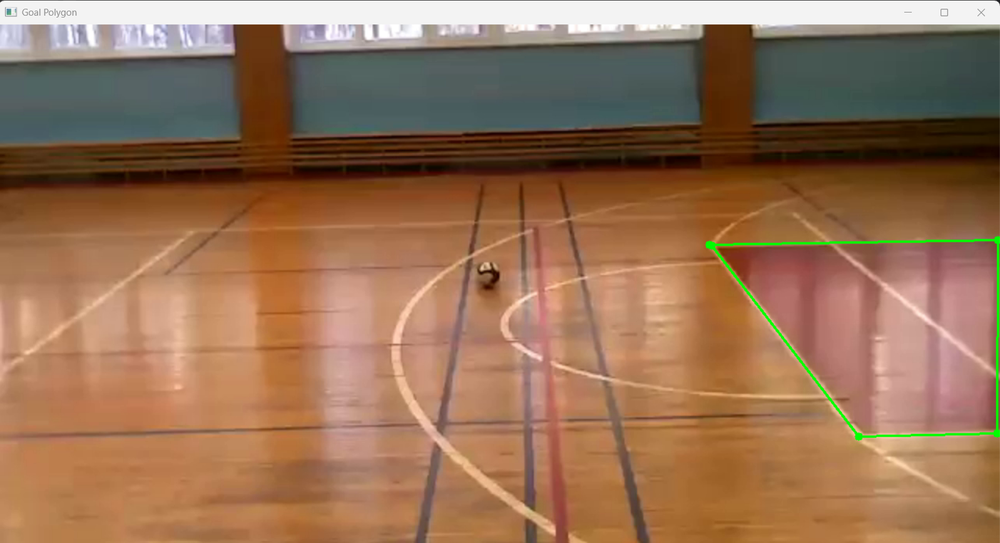
#> input picture assets/goal_polygon.png, 1000 x 543 px, shrunk from 1598 x 867 before the run
$ python -i hsv_segmenter.py   (imports and definitions only)
#> lines starting #> are read from the running program, lines starting #| are printed output that depends on the picture; after the words box and inside, x2 and y2 are one past the last pixel; in counts of white or black regions, pixels touching at a corner belong together
#> further down, picture is the input picture: shape (543, 1000, 3); mean B, G, R 86, 113.5, 150.5
# modules/color_analysis/hsv_segmenter.py
# -*- coding: utf-8 -*-
"""
HSV Segmenter.

Provides a class for interactive HSV segmentation using OpenCV trackbars.

@author: Tony-Luna
"""

import cv2
import numpy as np

class HSVSegmenter:
    """
    Interactive tool for adjusting HSV thresholds on an image via OpenCV trackbars.
    """

    def __init__(self, window_name: str = "HSV Segmentation") -> None:
        self.window_name = window_name
        cv2.namedWindow(self.window_name)
        self._create_trackbars()
        self.lower_bound = np.array([0, 0, 0])
        self.upper_bound = np.array([179, 255, 255])

    def _create_trackbars(self) -> None:
        cv2.createTrackbar("H Min", self.window_name, 0, 179, lambda x: None)
#> slider 'H Min' is set to 35
        cv2.createTrackbar("H Max", self.window_name, 179, 179, lambda x: None)
        cv2.createTrackbar("S Min", self.window_name, 0, 255, lambda x: None)
#> slider 'S Min' is set to 51
        cv2.createTrackbar("S Max", self.window_name, 255, 255, lambda x: None)
        cv2.createTrackbar("V Min", self.window_name, 0, 255, lambda x: None)
#> slider 'V Min' is set to 51
        cv2.createTrackbar("V Max", self.window_name, 255, 255, lambda x: None)

    def update_segmentation(self, image: np.ndarray) -> tuple:
        """
        Applies trackbar values to segment the given image in real-time.

        Args:
            image (np.ndarray): The BGR image to segment.

        Returns:
            (lower_bound, upper_bound): The updated HSV range.
        """
        hsv_img = cv2.cvtColor(image, cv2.COLOR_BGR2HSV)
#> hsv_img: shape (543, 1000, 3); mean H, S, V 24.3, 122.7, 153.7
        self.lower_bound = np.array([
            cv2.getTrackbarPos("H Min", self.window_name),
            cv2.getTrackbarPos("S Min", self.window_name),
            cv2.getTrackbarPos("V Min", self.window_name)
        ])
        self.upper_bound = np.array([
            cv2.getTrackbarPos("H Max", self.window_name),
            cv2.getTrackbarPos("S Max", self.window_name),
            cv2.getTrackbarPos("V Max", self.window_name)
        ])

        mask = cv2.inRange(hsv_img, self.lower_bound, self.upper_bound)
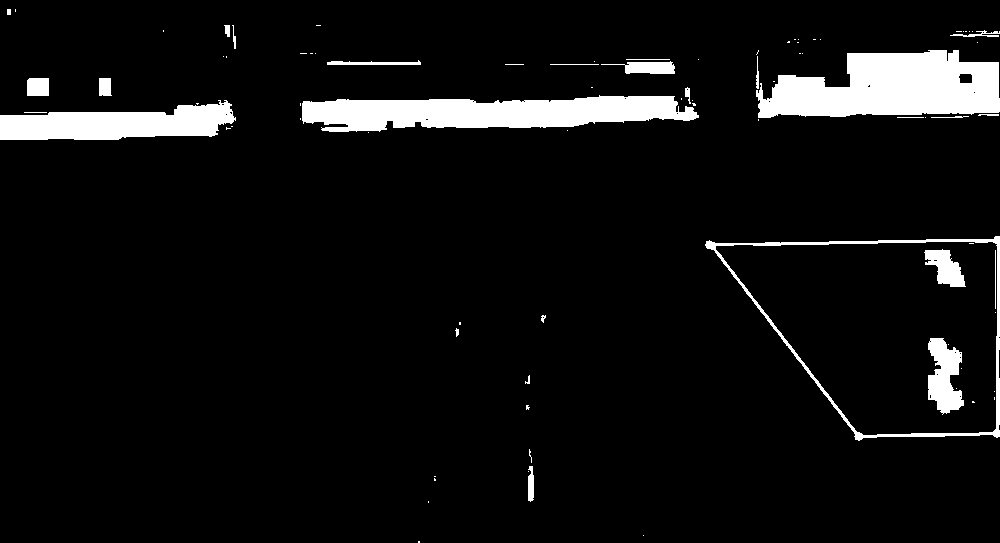
#> mask: shape (543, 1000); 6.7% white; 84 white regions (57 under 20 px), largest, box (x1, y1, x2, y2) and area: (756, 50, 1000, 118) 11879, (302, 95, 699, 132) 10150, (0, 100, 236, 140) 6164
        segmented = cv2.bitwise_and(image, image, mask=mask)
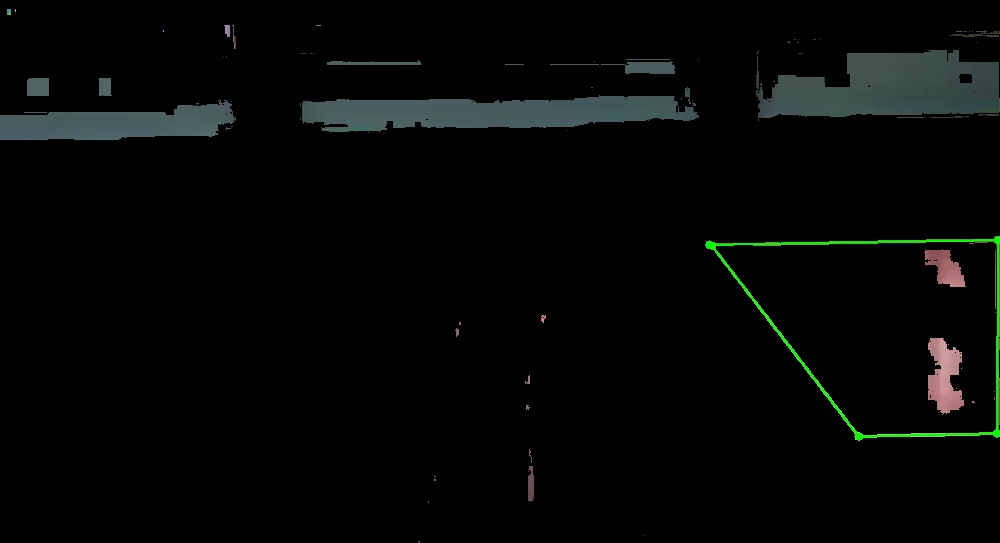
#> segmented: shape (543, 1000, 3); mean B, G, R 5.7, 6.8, 5
        cv2.imshow(self.window_name, segmented)

        return (self.lower_bound, self.upper_bound)

    def reset_trackbars(self) -> None:
        """Resets all trackbars to default min/max values."""
        cv2.setTrackbarPos("H Min", self.window_name, 0)
        cv2.setTrackbarPos("H Max", self.window_name, 179)
        cv2.setTrackbarPos("S Min", self.window_name, 0)
        cv2.setTrackbarPos("S Max", self.window_name, 255)
        cv2.setTrackbarPos("V Min", self.window_name, 0)
        cv2.setTrackbarPos("V Max", self.window_name, 255)

>>> import cv2
>>> picture = cv2.imread('../../assets/goal_polygon.png')
>>> result = HSVSegmenter().update_segmentation(picture)
#> result = ([35, 51, 51], [179, 255, 255])

$ run again, on assets/hsv_setup_1.png
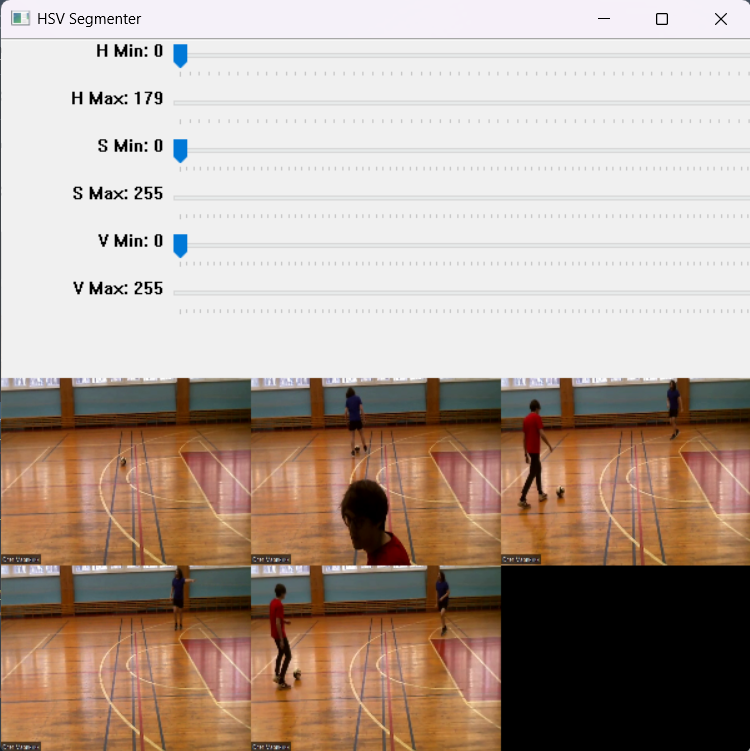
#> input picture assets/hsv_setup_1.png, 750 x 751 px
#> picture is the input picture: shape (751, 750, 3); mean B, G, R 150.8, 162.4, 179.2
#> hsv_img: shape (751, 750, 3); mean H, S, V 19.1, 56.1, 180.8
#> in update_segmentation, `mask = cv2.inRange(hsv_img, self.lower_bound, self.upper_bound)`:
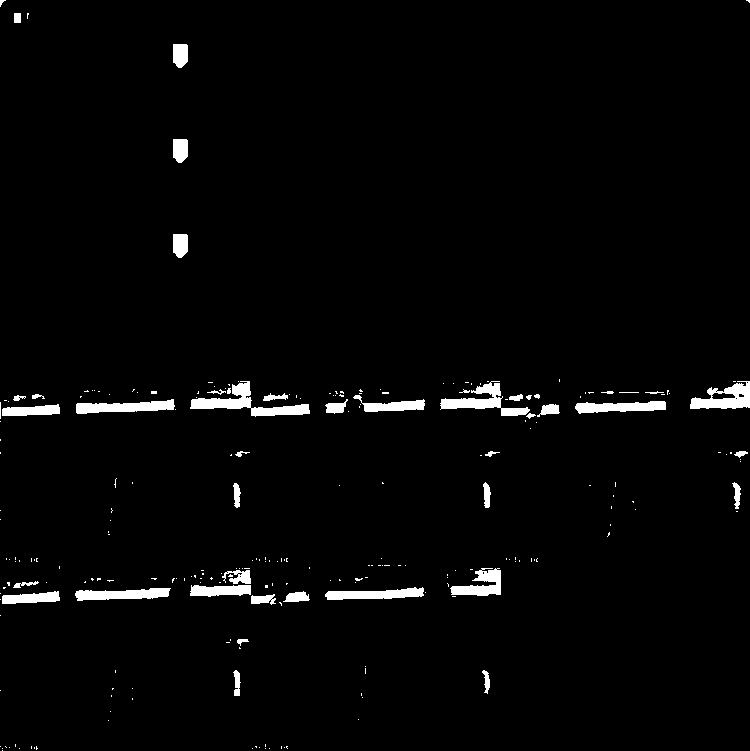
#> mask: shape (751, 750); 2.4% white; 245 white regions (201 under 20 px), largest, box (x1, y1, x2, y2) and area: (190, 381, 310, 417) 1363, (440, 381, 530, 416) 1070, (690, 381, 750, 409) 966
#> in update_segmentation, `segmented = cv2.bitwise_and(image, image, mask=mask)`:
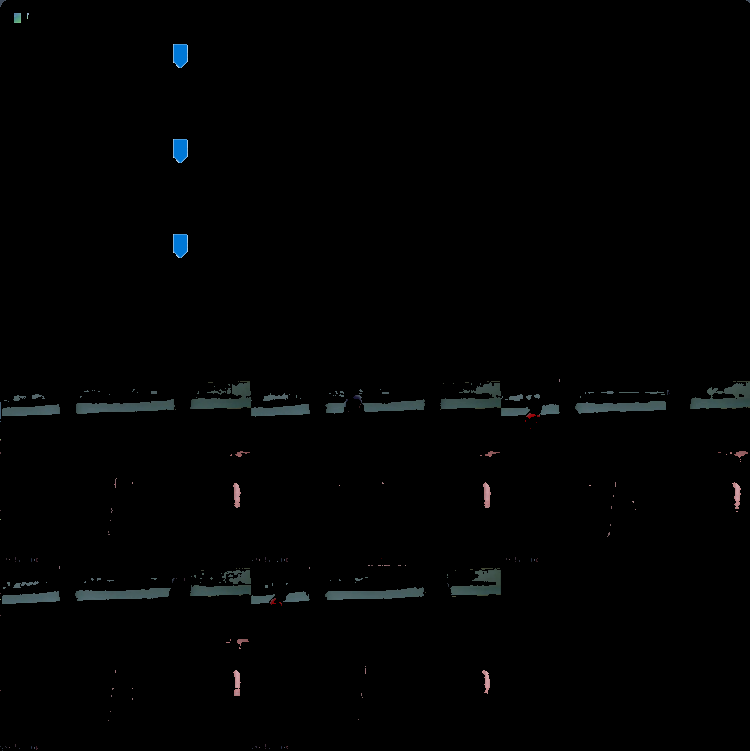
#> segmented: shape (751, 750, 3); mean B, G, R 2.5, 2.3, 1.8
#> result = ([35, 51, 51], [179, 255, 255])
